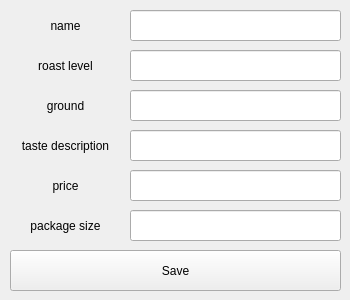
<?xml version="1.0" encoding="UTF-8"?>
<ui version="4.0">
 <class>Form</class>
 <widget class="QWidget" name="Form">
  <property name="geometry">
   <rect>
    <x>0</x>
    <y>0</y>
    <width>350</width>
    <height>300</height>
   </rect>
  </property>
  <property name="windowTitle">
   <string>Form</string>
  </property>
  <widget class="QLineEdit" name="l1">
   <property name="geometry">
    <rect>
     <x>130</x>
     <y>10</y>
     <width>211</width>
     <height>31</height>
    </rect>
   </property>
  </widget>
  <widget class="QLineEdit" name="l2">
   <property name="geometry">
    <rect>
     <x>130</x>
     <y>50</y>
     <width>211</width>
     <height>31</height>
    </rect>
   </property>
  </widget>
  <widget class="QLineEdit" name="l3">
   <property name="geometry">
    <rect>
     <x>130</x>
     <y>90</y>
     <width>211</width>
     <height>31</height>
    </rect>
   </property>
  </widget>
  <widget class="QLineEdit" name="l4">
   <property name="geometry">
    <rect>
     <x>130</x>
     <y>130</y>
     <width>211</width>
     <height>31</height>
    </rect>
   </property>
  </widget>
  <widget class="QLineEdit" name="l5">
   <property name="geometry">
    <rect>
     <x>130</x>
     <y>170</y>
     <width>211</width>
     <height>31</height>
    </rect>
   </property>
  </widget>
  <widget class="QLineEdit" name="l6">
   <property name="geometry">
    <rect>
     <x>130</x>
     <y>210</y>
     <width>211</width>
     <height>31</height>
    </rect>
   </property>
  </widget>
  <widget class="QPushButton" name="saveButton">
   <property name="geometry">
    <rect>
     <x>10</x>
     <y>250</y>
     <width>331</width>
     <height>41</height>
    </rect>
   </property>
   <property name="text">
    <string>Save</string>
   </property>
  </widget>
  <widget class="QLabel" name="label_1">
   <property name="geometry">
    <rect>
     <x>10</x>
     <y>10</y>
     <width>111</width>
     <height>31</height>
    </rect>
   </property>
   <property name="text">
    <string>name</string>
   </property>
   <property name="alignment">
    <set>Qt::AlignCenter</set>
   </property>
  </widget>
  <widget class="QLabel" name="label_2">
   <property name="geometry">
    <rect>
     <x>10</x>
     <y>50</y>
     <width>111</width>
     <height>31</height>
    </rect>
   </property>
   <property name="text">
    <string>roast level</string>
   </property>
   <property name="alignment">
    <set>Qt::AlignCenter</set>
   </property>
  </widget>
  <widget class="QLabel" name="label_3">
   <property name="geometry">
    <rect>
     <x>10</x>
     <y>90</y>
     <width>111</width>
     <height>31</height>
    </rect>
   </property>
   <property name="text">
    <string>ground</string>
   </property>
   <property name="alignment">
    <set>Qt::AlignCenter</set>
   </property>
  </widget>
  <widget class="QLabel" name="label_4">
   <property name="geometry">
    <rect>
     <x>10</x>
     <y>130</y>
     <width>111</width>
     <height>31</height>
    </rect>
   </property>
   <property name="text">
    <string>taste description</string>
   </property>
   <property name="alignment">
    <set>Qt::AlignCenter</set>
   </property>
  </widget>
  <widget class="QLabel" name="label_5">
   <property name="geometry">
    <rect>
     <x>10</x>
     <y>170</y>
     <width>111</width>
     <height>31</height>
    </rect>
   </property>
   <property name="text">
    <string>price</string>
   </property>
   <property name="alignment">
    <set>Qt::AlignCenter</set>
   </property>
  </widget>
  <widget class="QLabel" name="label_6">
   <property name="geometry">
    <rect>
     <x>10</x>
     <y>210</y>
     <width>111</width>
     <height>31</height>
    </rect>
   </property>
   <property name="text">
    <string>package size</string>
   </property>
   <property name="alignment">
    <set>Qt::AlignCenter</set>
   </property>
  </widget>
 </widget>
 <resources/>
 <connections/>
</ui>
